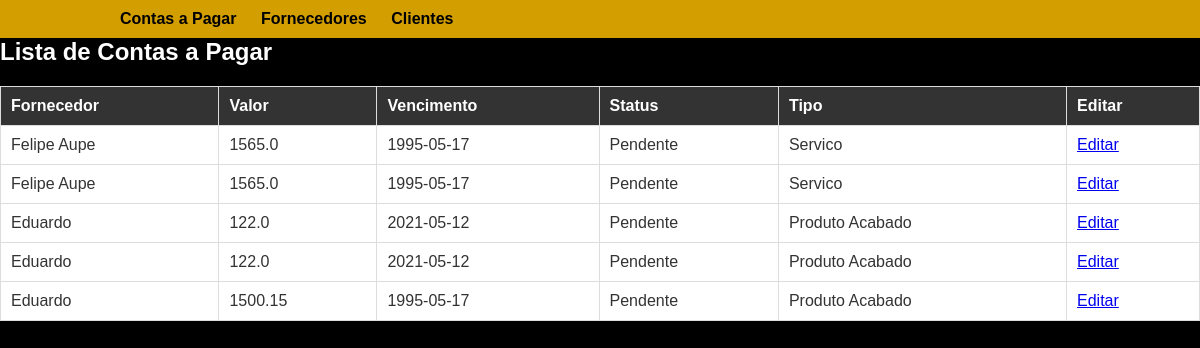
/contas_pagar, run on an earlier commit of the app's database.
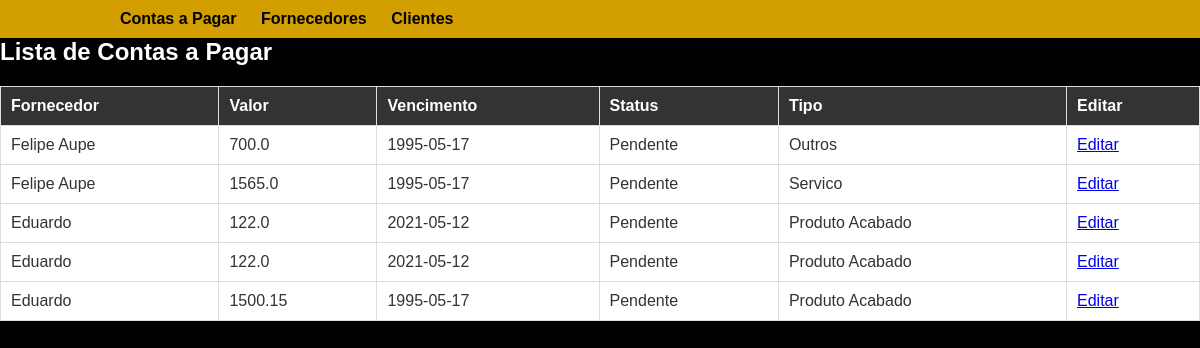
And on a later commit of the database.
### models/__init__.py (models this page shows, shortened)
class ContasPagar(db.Model):
    id_conta = db.Column(db.Integer, primary_key=True)
    valor_conta = db.Column(db.Float, nullable=False)
    vencimento_conta = db.Column(db.Date, nullable=False)
    status_conta = db.Column(db.String(20), default='Pendente')
    tipo_conta = db.Column(db.String(20))
    fornecedor_id = db.Column(db.Integer, db.ForeignKey(
        'fornecedores.id_fornecedor'), nullable=False)
    fornecedor = db.relationship(
        'Fornecedores', backref=db.backref('contas_pagar', lazy=True))

class Fornecedores(db.Model):
    id_fornecedor = db.Column(db.Integer, primary_key=True)
    nome_fornecedor = db.Column(db.String(100), nullable=False)
    contato_fornecedor = db.Column(db.String(50))
    endereco_fornecedor = db.Column(db.String(200))
    email_fornecedor = db.Column(db.String(50))

### routes/contas_pagar.py (the view)
@contas_pagar_bp.route('/contas_pagar', methods=['GET', 'POST'])
def listar_contas_pagar():
    contas = db.session.query(
        ContasPagar, Fornecedores).join(Fornecedores).all()
    lista_contas = []
    for conta, fornecedor in contas:
        lista_contas.append({
            'id_conta': conta.id_conta,
            'valor_conta': conta.valor_conta,
            'vencimento_conta': conta.vencimento_conta,
            'status_conta': conta.status_conta,
            'tipo_conta': conta.tipo_conta,
            'nome_fornecedor': fornecedor.nome_fornecedor
        })
    return render_template('contas_pagar/contas_pagar.html',
                           contas_pagar=lista_contas,
                           form=form)

### templates/contas_pagar/contas_pagar.html
{% extends 'layout.html' %}
{% block content %}
    <h2>Lista de Contas a Pagar</h2>
    <table class="table">
        <thead>
            <tr>
                <th>Fornecedor</th>
                <th>Valor</th>
                <th>Vencimento</th>
                <th>Status</th>
                <th>Tipo</th>
                <th>Editar</th>
            </tr>
        </thead>
        <tbody>
            {% for conta in contas_pagar %}
                <tr>
                    <td>{{ conta['nome_fornecedor'] }}</td>
                    <td>{{ conta['valor_conta'] }}</td>
                    <td>{{ conta['vencimento_conta'] }}</td>
                    <td>{{ conta['status_conta'] }}</td>
                    <td>{{ conta['tipo_conta'] }}</td>
                    <td>
                        <a href="{{ url_for('contas_pagar.editar_conta', id=conta.id_conta) }}">Editar</a>
                    </td>
                </tr>
            {% endfor %}
        </tbody>
    </table>
{% endblock %}

What changed in the data, as far as the page shows it:
changed ContasPagar "Felipe Aupe": valor_conta "1565.0" → "700.0"; tipo_conta "Servico" → "Outros"
